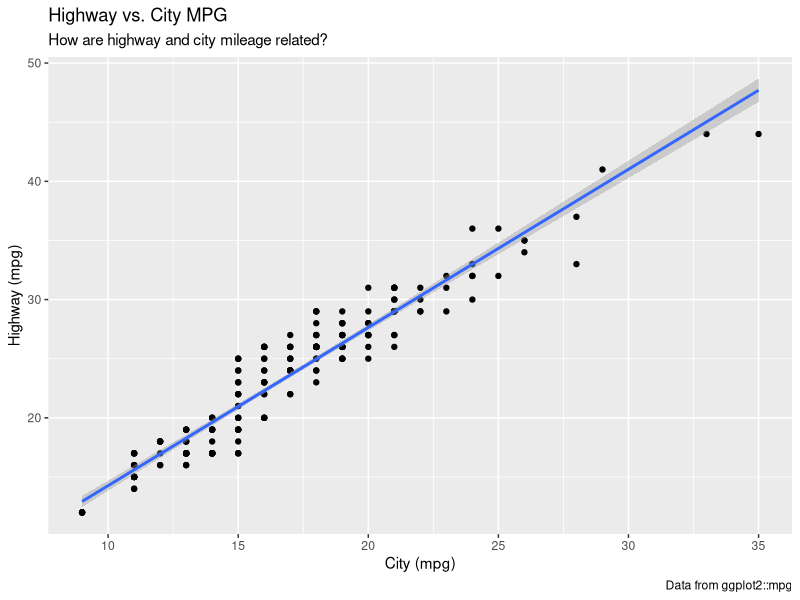
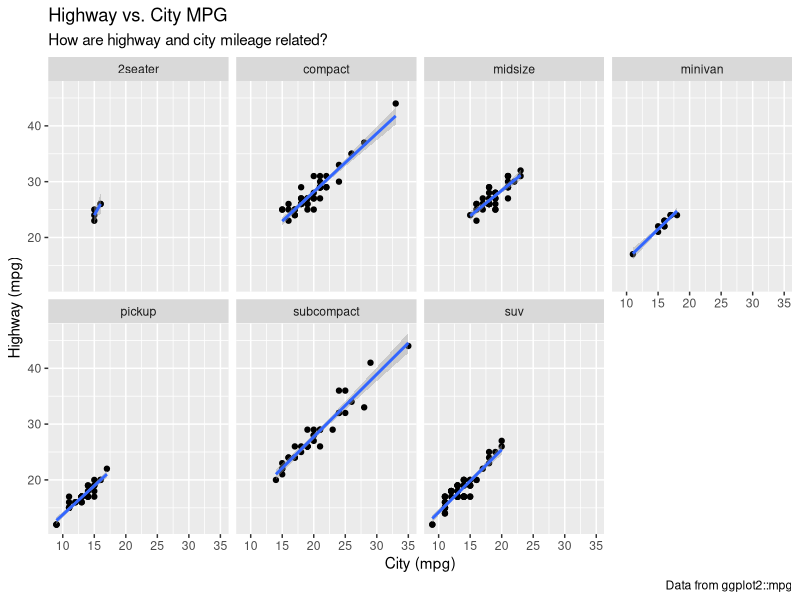

Reproduce these figures in R, in order.
## ---- chunk 1
knitr::opts_chunk$set(dev = 'svg')
## ---- chunk 2
library(ggplot2)
mpg_plot <- ggplot(mpg, aes(x = cty, y = hwy)) +
                geom_point() + geom_smooth(method = "lm") + 
                labs(title = "Highway vs. City MPG",
                     subtitle = "How are highway and city mileage related?",
                     caption = "Data from ggplot2::mpg",
                     x = "City (mpg)", y = "Highway (mpg)")
mpg_plot
## ---- chunk 3
mpg_plot + facet_wrap(~ class, nrow = 2)
